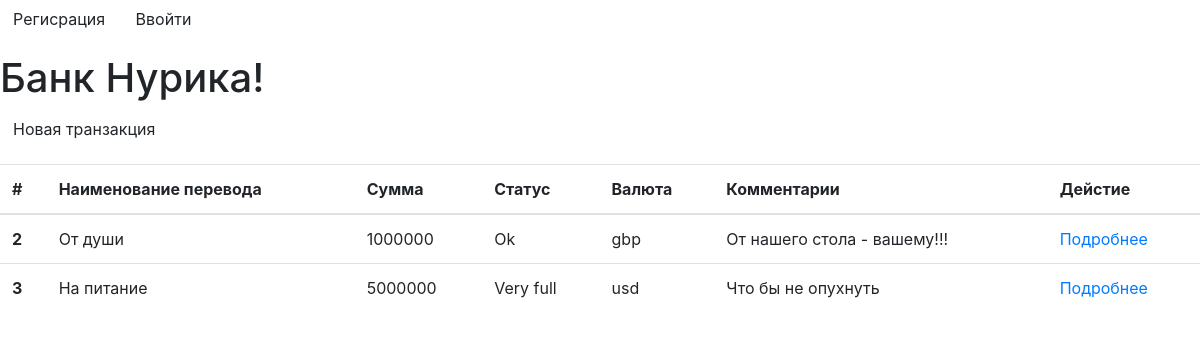
The page / on the database its author committed.
### app/models.py (models this page shows, shortened)
class Transactions(db.Model):
    id = db.Column(db.Integer, primary_key=True)
    period = db.Column(db.String, nullable=False,unique=True)
    value = db.Column(db.Integer)
    status = db.Column(db.String)
    unit = db.Column(db.String)
    subject = db.Column(db.String)

### app/views.py (the view)
def trans_view():
    trans = Transactions.query.all()
    return render_template('transactions_list.html', trans=trans)

### app/templates/transactions_list.html
{% extends 'base.html' %}
{% block content%}
<h1>Банк Нурика!</h1>
<p>
    <a class="btn btn-primaty" href="{{ url_for('transaction_create')}}"> Новая транзакция  </a>
</p>
<table class="table table-hover">
<thead>
    <tr>
    <th scope="col">#</th>
    <th scope="col">Наименование перевода</th>
    <th scope="col">Сумма</th>
    <th scope="col">Статус</th>
    <th scope="col">Валюта</th>
    <th scope="col">Комментарии</th>
    <th scope="col">Дейстие</th>
    </tr>
</thead>
<tbody>
    {% for tran in trans%}
    <tr>
    <th scope="row">{{tran.id}}</th>
    <td>{{tran.period}}</td>
    <td>{{tran.value}}</td>
    <td>{{tran.status}}</td>
    <td>{{tran.unit}}</td>
    <td>{{tran.subject}}</td>
    <td>
        <a href='{{url_for('transaction_detail', id=tran.id)}}'>Подробнее</a>
    </td>
    </tr>
    {% endfor%}
</tbody>
</table>
{%endblock content%}

### rows shown on the page
Transactions: id "2", period "От души", value "1000000", status "Ok", unit "gbp", subject "От нашего стола - вашему!!!"
Transactions: id "3", period "На питание", value "5000000", status "Very full", unit "usd", subject "Что бы не опухнуть"
